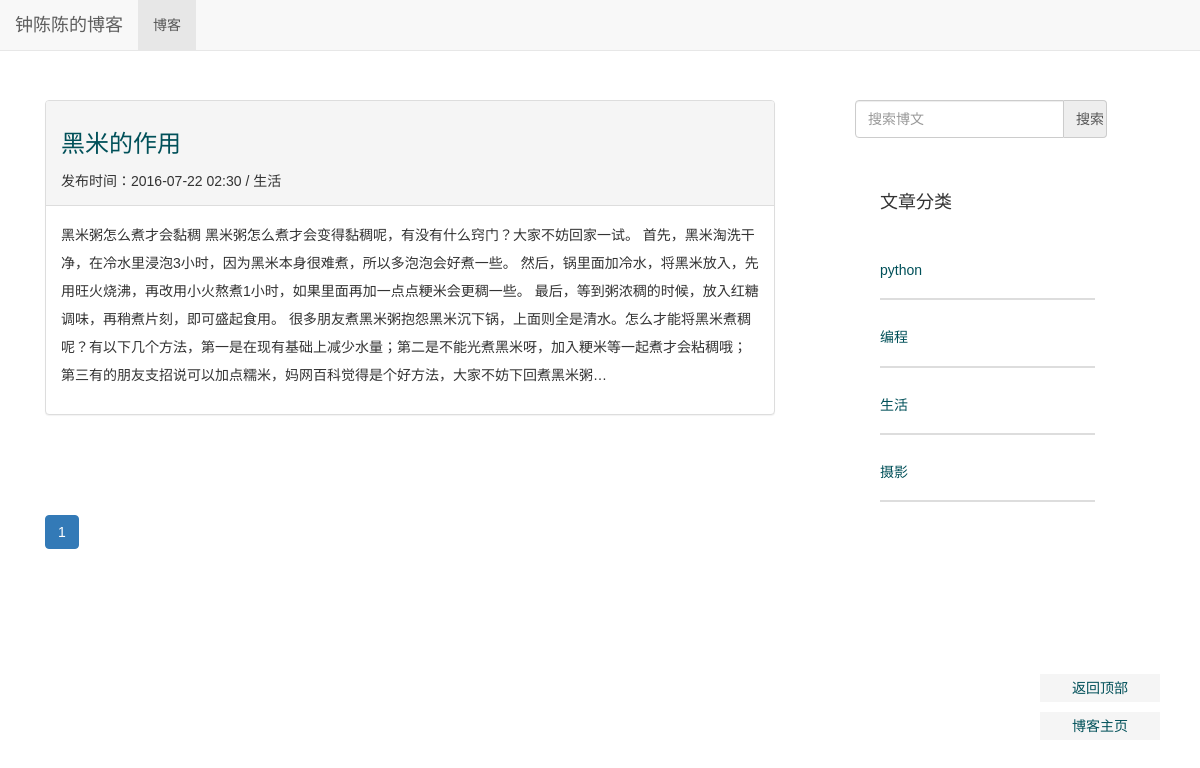
/blog/cat/3/, run on an earlier commit of the app's database.
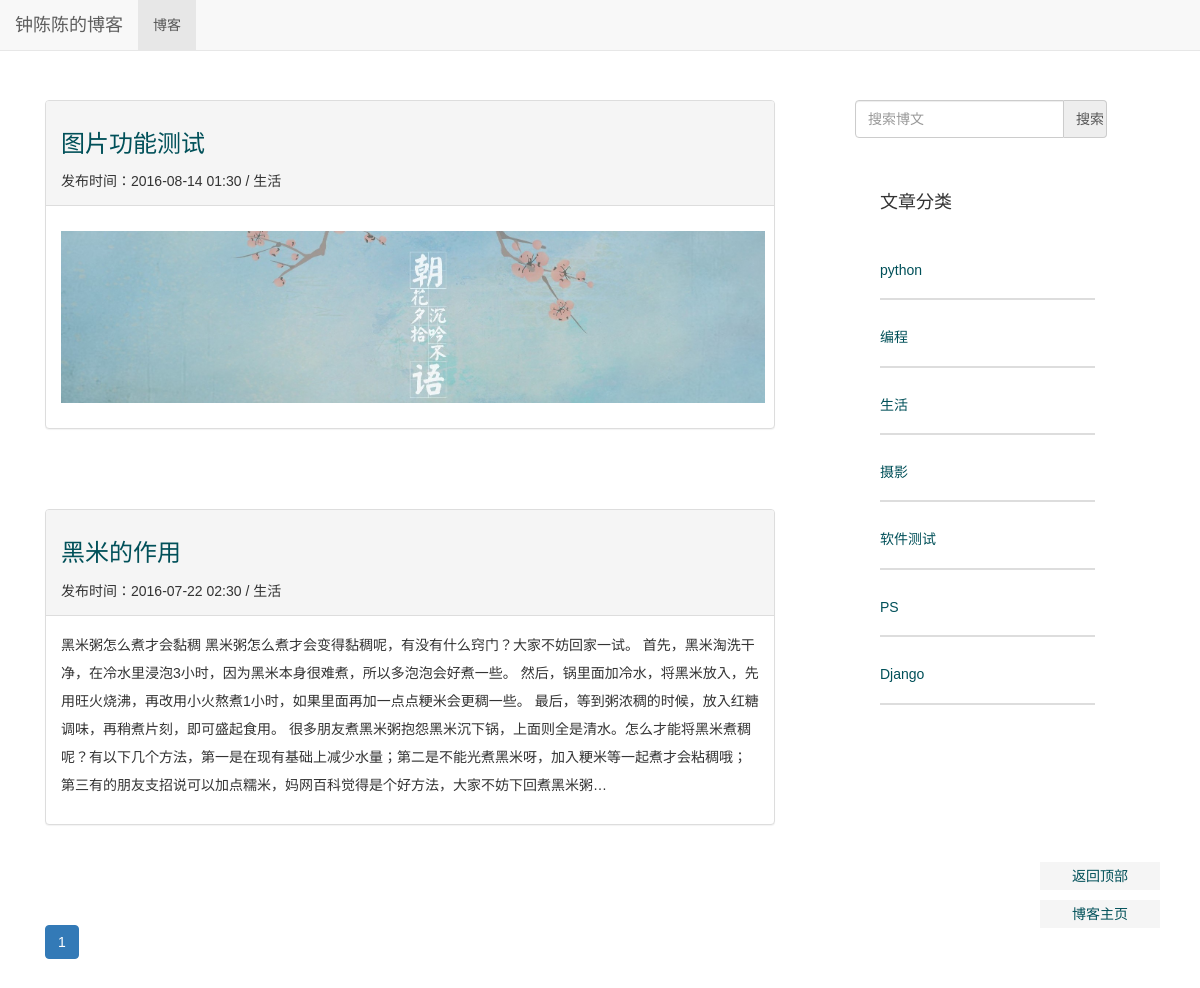
And on a later commit of the database.
### blog/models.py (models this page shows, shortened)
class Blog(models.Model):
    title = models.CharField(verbose_name='Title',max_length=32)
    author = models.CharField(verbose_name='Author', max_length=16)
    content=RichTextUploadingField('Content')
    created = models.DateTimeField(verbose_name='Pub_Date', auto_now_add=True)
    category = models.ForeignKey(Category, verbose_name='Category')
    tags = models.ManyToManyField(Tag, verbose_name='Tags')

class Category(models.Model):
    name = models.CharField('名称', max_length=16)

### blog/views.py (the view)
# urls.py: url(r'^cat/(?P<category_id>\d+)/$', views.get_category, name='blog_get_category'),
def get_category(request, category_id):
    try:
        cat=Category.objects.get(id=category_id)
    except Category.DoesNotExist:
        raise Http404
    cat_blogset=cat.blog_set.all().order_by('-created')
    blog_paginator=Paginator(cat_blogset,8)#show 8 blogs per page
    page=request.GET.get('page')
    try:
        blogs=blog_paginator.page(page)
    except PageNotAnInteger:
        blogs=blog_paginator.page(1)
    except EmptyPage:
        blogs=blog_paginator(blog_paginator.num_pages)
    ctx = {
    'blogs': blogs,
    'categories':Category.objects.all(),
    }
    return render(request, 'blog-list.html', ctx)

### blog/templates/blog-list.html (shortened to what this page needs)
{% extends "blog_base.html" %}
{% block head %}
{% load staticfiles %}
	<link rel="stylesheet" type="text/css" href="{% static 'blog/css/base.css' %}" />
	<link rel="stylesheet" type="text/css" href="{% static 'blog/css/get_blog.css' %}" />
{% endblock %}
{% block content %}
{% for blog in blogs %}
<div class="blog_item">
	<div class="panel panel-default">
		<div class="panel-heading">
			<div class="blog_header">
				<a href= "{% url 'blog_get_detail' blog.id %}"><h3>{{ blog.title }}</h3></a>
				<span class="blog_created" >发布时间：{{ blog.created|date:"Y-m-d H:i" }}</span>
				<span class="dc_sep">/</span></small>
				<span class="blog_category" >{{ blog.category.name }}</span>
			</div>
		</div>
		<div class="panel-body">
		    <div class="blog_content">
			    <p> {{ blog.content|truncatechars:300 |safe}}</p>
		     </div>
		</div>
	</div>
</div>
{% endfor %}
<div class="footer">
	<ul class="pagination">
		<li class="page_btn active" id="cur_page">
			 <a   href="?page={{ blogs.number }} " >{{ blogs.number }} </a>
		</li>
	</ul>
</div>
{% endblock %}

### blog/templates/blog_base.html (shortened to what this page needs)
<!DOCTYPE html>
<html>
<head>
        {% load staticfiles %}
        <link href="{% static 'blog/bootstrap/css/bootstrap.min.css' %}" rel="stylesheet">
     {% block head %}{% endblock %}
</head>
<body>
        <div class="navbar navbar-default navbar-fixed-top" role="navigation">
                 <div class="navbar-header">
                          <a class="navbar-brand" href="{% url 'blog_get_blogs' %}">钟陈陈的博客</a>
                 </div>
                 <div class="collapse navbar-collapse" id="example-navbar-collapse">
                         <ul class="nav navbar-nav">
                                  <li class="active">
                                           <a href="{% url 'blog_get_blogs' %}">博客</a>
                                  </li>
                         </ul>
                 </div>
        </div>
        <div class="container" id="top">
                <div class="row">
                        <div class="col-md-8">
                                 {% block content %}{% endblock %}
                        </div>
                        <div class="col-md-3 tags">
                                <form  action="{% url 'blog_search' %}" role="form" method="post">
                                        <div class="input-group">
                                             <input type="text" class="form-control" name="blog_search" placeholder="搜索博文"></input>
                                             <input  id="search-button" type="submit" class="input-group-addon" value="搜索"></input>
                                        </div>
                                </form>
                                <div class="panel panel-default">
                                        <div id="category_title" class="panel-body">
                                                <h4>文章分类</h4>
                                        </div>
                                        <div class="panel-body">
                                                <div class="category_content">
                                                        <ul>
                                                                {% for category in categories %}
                                                                <li class="category_item">
                                                                        <a href="{% url 'blog_get_category' category.id %}" >
                                                                                <h5> {{category.name}}</h5>
                                                                         </a>
                                                                </li>
                                                                 {% endfor %}
                                                        </ul>
                                                </div>
                                        </div>
                                </div>
                        </div>
                </div>
        </div>
	<div class="back_to_top">
		<a href="#top" target="_self">返回顶部</a>
		<a href="{%url 'blog_get_blogs' %}" target="_self">博客主页</a>
	</div>
</body>
</html>

What changed in the data, as far as the page shows it:
added Blog: title "图片功能测试", created "2016-08-14 01:30", category.name "生活", content (picture)
added Category: name "软件测试"
added Category: name "PS"
added Category: name "Django"
